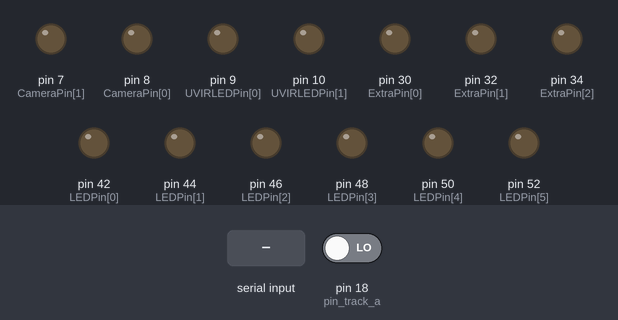
This sketch was run on a simulated Arduino Mega 2560, built with avr-gcc and run on an emulated ATmega2560. Parts: output pins drawn as LEDs (lit = HIGH). The inputs (shaded band) are chosen by the test bench; at power-on: pin 18 (pin_track_a) LOW. The local clock reads 2024-03-15 10:24:30 at power-on unless the sketch sets it.

Above: at 1.2 s.
1.3 s: "90,45,200\n" received over Serial
At 1.7 s:
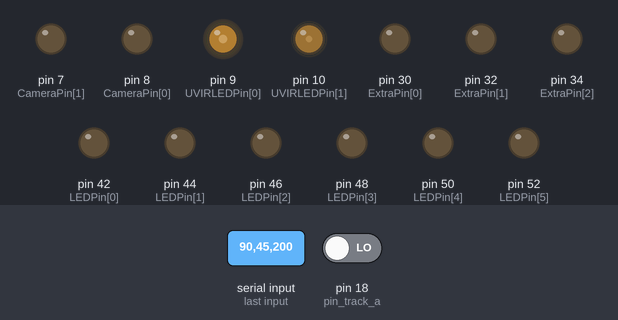
2.8 s: "30,150,10\n" received over Serial
At 4.0 s:
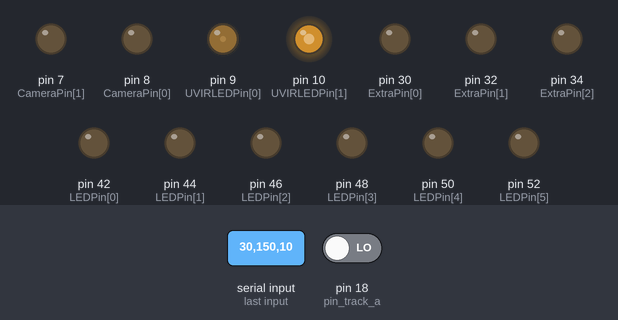
4.3 s: "0\n" received over Serial
At 5.1 s:
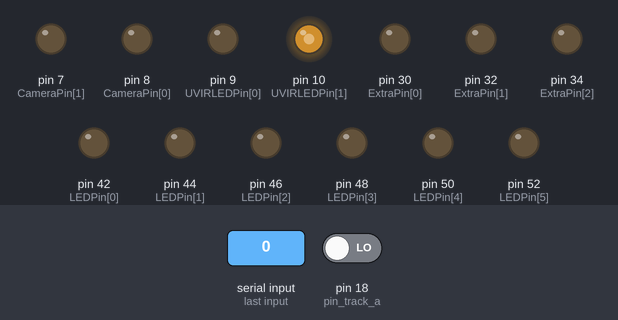
5.8 s: "90\n" received over Serial
At 6.3 s:
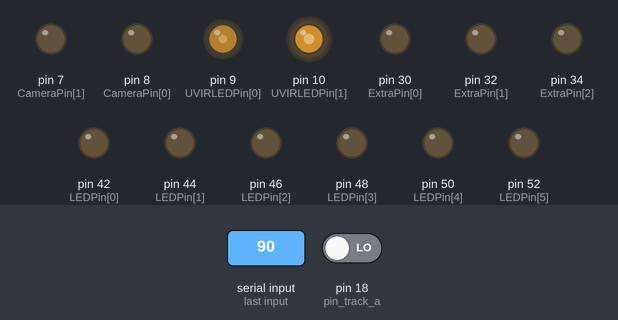
7.3 s: "200\n" received over Serial
At 8.5 s:
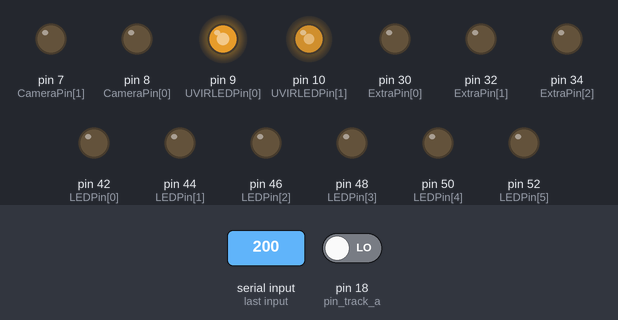
8.8 s: "1,90\n" received over Serial
At 9.8 s:
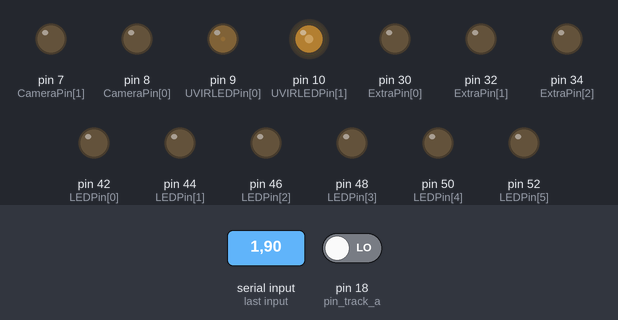
Timing chart, 0 to 11.3 s (numbered marks = the images above; inputs shaded):
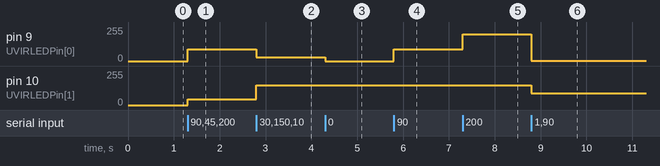

The sketch:

CaPuLeT_Arduino_Script_Final.ino
```cpp
/*
Head-fixed pupillometry and locomotion tracking.

Handles hardware for control of behavioral session for two head-fixation systems.
Use with CaPuLeT GUI.

Parameters for session are received via serial connection from CaPuLeT. Data from hardware is then
routed directly back via serial connection to CaPuLeT for pupil recordings and output of wheel movement
that is captured from rotary encoders. Hardware system also incorporates a real-time clock (RTC) to correct for
any drift in output data.

Serial output is coded as [timestamp from RTC, timestamp from millis, rotary encoder data (steps, signed)]

Serial input is a ten number string. Numbers 1-2 will set Pulse Width Modulation (PWM) for LED, Numbers 3-4 will trigger cameras,
Number 5 will set sampling speed of rotary encoder, and Number 6 will manually reset RTC. Number 7, 8, and 9 are extra pins that can be configured by the user.

Input ranges:
"0-255,0-255,0-1,0-1,0-1024,0/1,0/1,0/1,0/1"

example input to reset RTC clock:
"0,0,0,0,50,1,0,0,0"

*/


#include <Wire.h>
#include <DS3231.h>
RTClib RTC;
const int LEDPin[6] = { 42, 44, 46, 48, 50, 52 }; // Define LED pins to indicate system is working properly
const int CameraPin[2] = { 8, 7 }; // Pins to trigger on cameras
const int UVIRLEDPin[2] = { 9, 10 }; // UV and IR LEDs for pupil recording
const int ExtraPin[3] = { 30, 32, 34 }; // Extra pins that can be configured for other functions, 30 is 2P, 11 is for audio, 34 is extra
const int pin_track_a = 18; // Wheel pins which are placed to interrupt
const int pin_track_b = 19;
volatile int track_change = 0;  // Rotations within tracking epochs for wheel 1
signed long track_period = 50;   // Sampling speed of data output
signed long ts_next_track = track_period;
signed long begintime = 0;
unsigned long startTime = 0; // Variable to store the reference time


void setup() {
  Serial.begin(57600);
  Wire.begin();
  for (int i = 0; i < 6; i++) {pinMode(LEDPin[i], OUTPUT);}
  for (int i = 0; i < 3; i++) {pinMode(ExtraPin[i], OUTPUT);}
  for (int i = 0; i < 2; i++) {pinMode(CameraPin[i], OUTPUT);}
  for (int i = 0; i < 2; i++) {pinMode(UVIRLEDPin[i], OUTPUT);}
  attachInterrupt(digitalPinToInterrupt(pin_track_a), TrackMovement, RISING);
  delay(10);
  DateTime now = RTC.now();
  begintime = now.unixtime();
}

void loop() {
  unsigned long mstime = millis()-startTime;  // Record start of session
  DateTime now = RTC.now();
  unsigned long time = now.unixtime()-begintime;

  // -- TRACK MOVEMENT -- //
  if (mstime >= ts_next_track) {
    if (abs(track_change) > 0) {
      digitalWrite(LEDPin[0], HIGH);
      Serial.print(time);
      Serial.print(",");
      Serial.print(ts_next_track);
      Serial.print(",");
      Serial.println(track_change);
      track_change = 0;
      digitalWrite(LEDPin[0], LOW);
    }
    ts_next_track = ts_next_track + track_period;     // Increment ts_next_track for next track stamp
  }

  if (Serial.available() > 0) {  //look for serial communication from CaPuLeT
    digitalWrite(LEDPin[1], HIGH);  // Acknowledgement that serial string was received
    String serialData = Serial.readStringUntil('\n');
    int values[9];  // 9 ints expected
    int count = 0;
    char *token = strtok(const_cast<char *>(serialData.c_str()), ",");
    while (token != NULL && count < 9) {
      values[count++] = atoi(token);
      token = strtok(NULL, ",");
    }
    for (int i = 2; i < 4; i++) {digitalWrite(CameraPin[i-2], values[i]);}  // update Camera triggers to on state
    for (int i = 0; i < 2; i++) {analogWrite(UVIRLEDPin[i], values[i]);}  // update LEDS
    track_period = values[4]; // update sampling speed

    if (values[5] == 1) {
      DateTime now = RTC.now(); // reset time
      begintime = now.unixtime();
      values[5] == 0;
    }

    if (values[6] == 1){ // update 2P trigger to on state
      digitalWrite(ExtraPin[0], HIGH);
    }

    startTime = millis();
    ts_next_track = track_period;
    digitalWrite(LEDPin[1], LOW);                                       // indicate acknowledgment
    for (int i = 2; i < 4; i++) {digitalWrite(CameraPin[i - 2], 0); }  // update Camera triggers to off state
    digitalWrite(ExtraPin[0], LOW); // update 2P trigger to off state
  }
}

void TrackMovement() {
  // Track changes in rotary encoder via interrupt. If don't have an interrupt, data values are missed
  if (digitalRead(pin_track_b)) track_change++;
  else track_change--;
}
```

Measured:
- after the input at 1.3 s, pin 9 (UVIRLEDPin[0]): 0/255 → 90/255 at once; pin 10 (UVIRLEDPin[1]): 0/255 → 45/255 at once
- after the input at 2.8 s, pin 9 (UVIRLEDPin[0]): 90/255 → 30/255 at once; pin 10 (UVIRLEDPin[1]): 45/255 → 150/255 at once
- after the input at 4.3 s, pin 9 (UVIRLEDPin[0]): 30/255 → 0/255 at once
- after the input at 5.8 s, pin 9 (UVIRLEDPin[0]): 0/255 → 90/255 at once
- after the input at 7.3 s, pin 9 (UVIRLEDPin[0]): 90/255 → 200/255 at once
- after the input at 8.8 s, pin 9 (UVIRLEDPin[0]): 200/255 → 1/255 at once; pin 10 (UVIRLEDPin[1]): 150/255 → 90/255 at once
